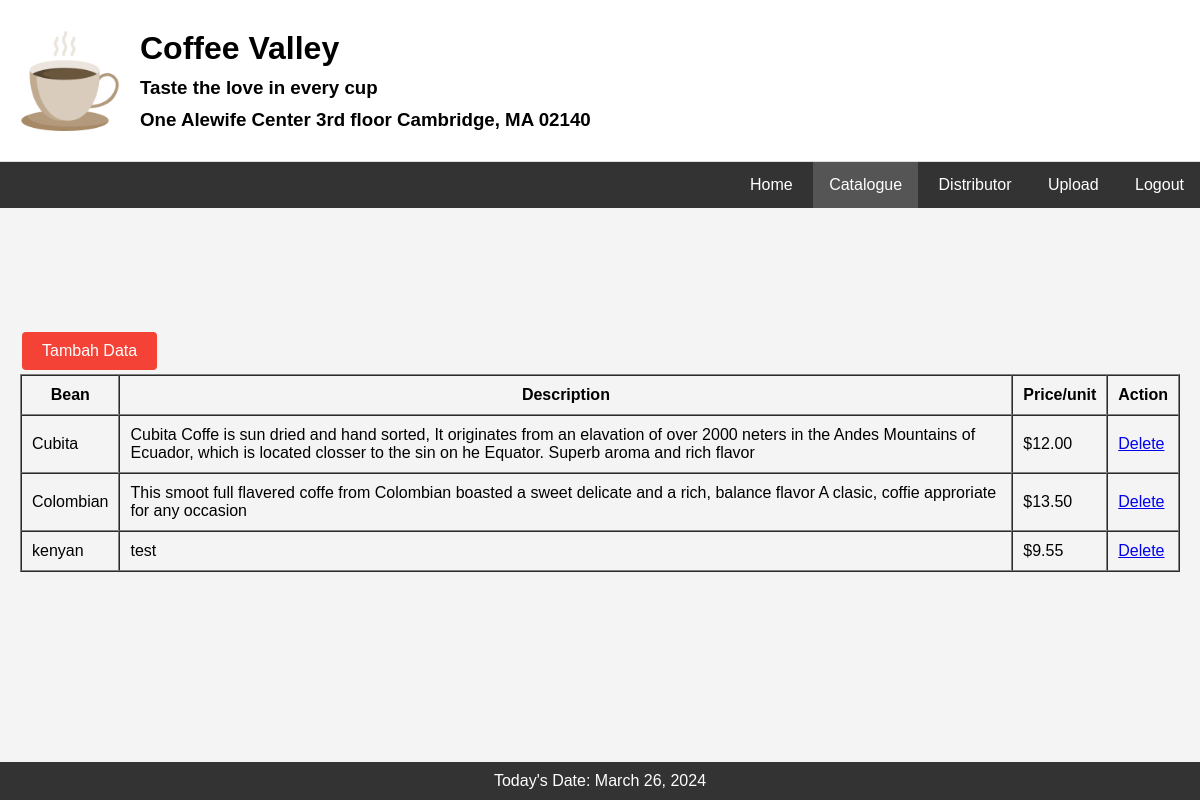
The app's page /catalouge.php with its own data.
### tables this page shows
CREATE TABLE `master_katalog` (
  `id_katalog` int(11) NOT NULL,
  `bean_name` varchar(100) NOT NULL,
  `description` text DEFAULT NULL,
  `price` varchar(10) NOT NULL
);

### catalouge.php (the view, shortened to what this page needs)
<!DOCTYPE html>
<html lang="en">
<head>
</head>
<body>
<div class="header">
    <div class="header-left">
        <img src="coffee.png" alt="Coffee Valley Logo" width="100">
        <div>
            <h1>Coffee Valley</h1>
            <h3>Taste the love in every cup</h3>
            <h3>One Alewife Center 3rd floor Cambridge, MA 02140</h3>
        </div>
    </div>
</div>
<div class="menu">
    <a href="dashboard.php">Home</a>
    <a href="#" class="active">Catalogue</a>
    <a href="distributor.php">Distributor</a>
    <a href="upload.php">Upload</a>
    <a href="?logout">Logout</a>
</div>
<div style="padding:20px; margin-top:100px;">
<button class="action-button" onclick="showForm()">Tambah Data</button>
    <table border="1" cellspacing="0" cellpadding="10" width="100%">
        <thead>
            <tr>
                <th>Bean</th>
                <th>Description</th>
                <th>Price/unit</th>
                <th>Action</th>
            </tr>
        </thead>
        <tbody>
            <?php
            $servername = "localhost";
            $username = "root";
            $password = "";
            $dbname = "coffe_web_db";
            $conn = new mysqli($servername, $username, $password, $dbname);
            $sql = "SELECT * FROM master_katalog";
            $result = $conn->query($sql);
            if ($result->num_rows > 0) {
                while($row = $result->fetch_assoc()) {
                    echo "<tr>";
                    echo "<td>".$row["bean_name"]."</td>";
                    echo "<td>".$row["description"]."</td>";
                    echo "<td>".$row["price"]."</td>";
                    echo "<td><a href='delete_data_catalouge.php?id_katalog=".$row["id_katalog"]."' onclick='return confirm(\"Are you sure?\")'>Delete</a></td>";
                    echo "</tr>";
                }
            } else {
                echo "<tr><td colspan='4'>No data available</td></tr>";
            }
            ?>
        </tbody>
    </table>
</div>
<div class="footer">
    Today's Date: <?php echo date("F j, Y"); ?>
</div>
</body>
</html>

### catalouge.php (style rules this page uses)
body { font-family: Arial, sans-serif; background-color: #f4f4f4; margin: 0; padding: 0; }
.header { background-color: #ffffff; padding: 20px; text-align: left; border-bottom: 1px solid #ddd; display: flex; justify-content: space-between; align-items: center; }
.header-left { display: flex; align-items: center; }
.header img { margin-right: 20px; }
.header h1, .header h3 { margin: 10px 0; }
.menu { background-color: #333; overflow: hidden; text-align: right; }
.menu a { display: inline-block; color: white; text-align: center; padding: 14px 16px; text-decoration: none; }
.menu a.active { background-color: #555; }
.footer { background-color: #333; color: white; text-align: center; padding: 10px 0; position: fixed; bottom: 0; width: 100%; }
.action-button { background-color: #f44336; color: white; border: none; padding: 10px 20px; text-align: center; text-decoration: none; display: inline-block; font-size: 16px; margin: 4px 2px; cursor: pointer; border-radius: 4px; transition: background-color 0.3s ease; }

### records on screen
master_katalog: bean_name "Cubita", description "Cubita Coffe is sun dried and hand sorted, It originates from an elavation of over 2000 neters in the Andes Mountains of Ecuador, which is located closser to the sin on he Equator. Superb aroma and rich flavor", price "$12.00"
master_katalog: bean_name "Colombian", description "This smoot full flavered coffe from Colombian boasted a sweet delicate and a rich, balance flavor A clasic, coffie approriate for any occasion", price "$13.50"
master_katalog: bean_name "kenyan", description "test", price "$9.55"
